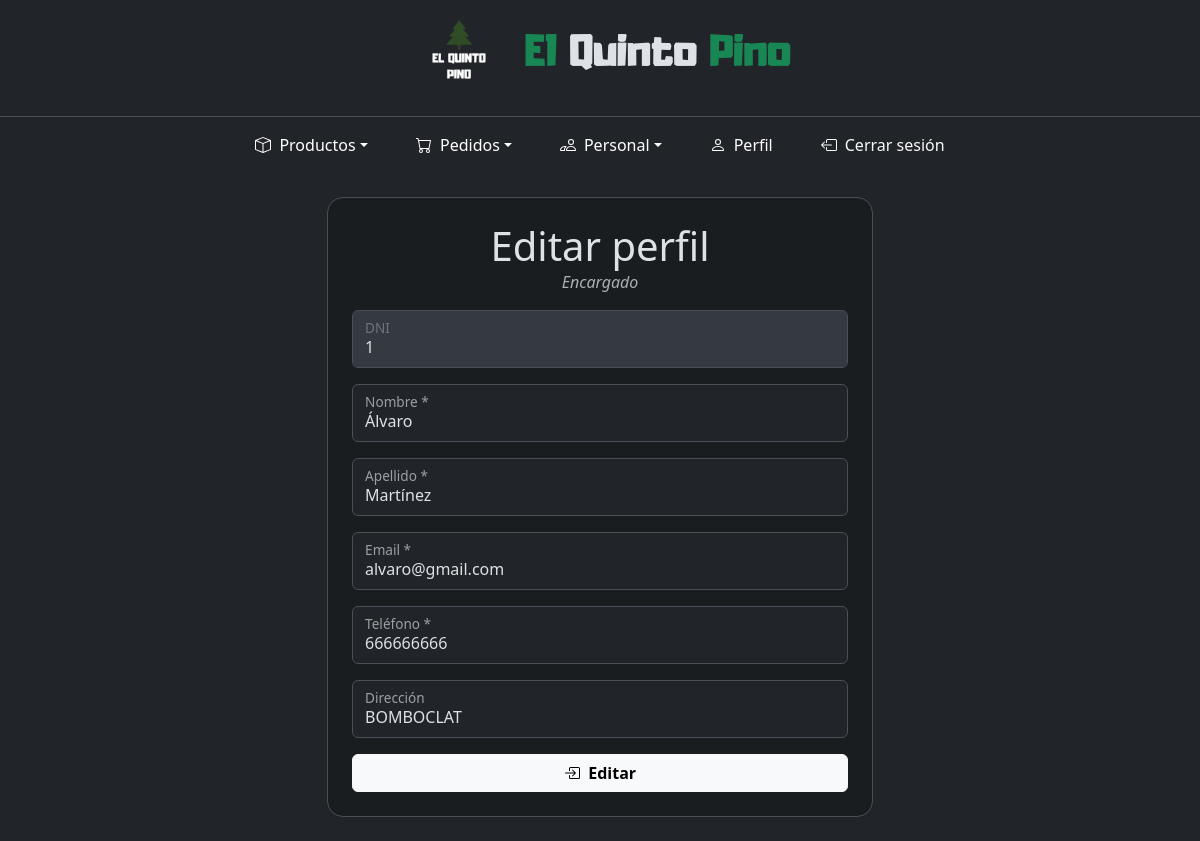
The page /encargado/perfil.php (signed in) on the database as committed earlier.
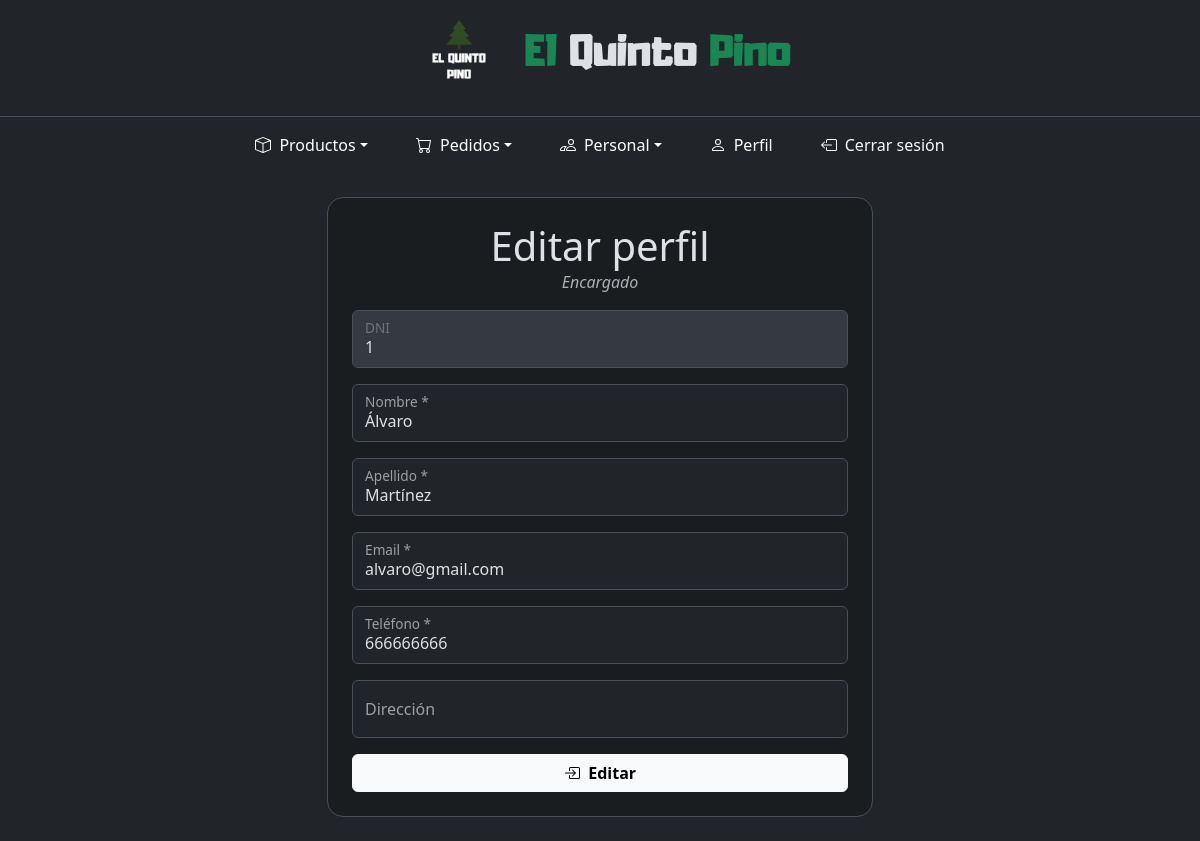
The same page on the database as committed later.
### tables this page shows
CREATE TABLE `usuario` (
  `dni` varchar(255) NOT NULL,
  `password` varchar(255) NOT NULL,
  `nombre` varchar(255) NOT NULL,
  `apellido` varchar(255) NOT NULL,
  `rol` int(11) NOT NULL COMMENT '0- normal\r\n1- camarero\r\n2- encargado',
  `email` varchar(255) NOT NULL,
  `telefono` varchar(255) NOT NULL,
  `direccion` varchar(255) DEFAULT NULL,
  `estado` tinyint(1) NOT NULL COMMENT '0- desbloqueado 1- bloqueado'
);

### encargado/perfil.php (the view, shortened to what this page needs)
<?php
include("../components/conexion.php");
?>
<!DOCTYPE html>
<html lang="es" data-bs-theme="dark">
<head>
    <link rel="stylesheet" href="../bootstrap/css/bootstrap.min.css" />
    <link rel="stylesheet" href="../styles.css" />
</head>
<body>
    <div class="container-fluid min-vh-100 d-flex flex-column">
        <?php
        include("../components/header.php");
        include("navbar.php");
        $dni = $_SESSION["dni"];
        $consulta = "SELECT * FROM usuario WHERE dni = '$dni'";
        $result = mysqli_query($conn, $consulta);
        $row = mysqli_fetch_array($result);
        ?>
        <main class="container my-4 flex-grow-1">
            <div class="row justify-content-center">
                <div class="col-12 col-md-10 col-lg-8 col-xl-6">
                    <section class="bg-dark-subtle border rounded-4 p-3 p-sm-4">
                        <header class="d-flex justify-content-between align-items-center">
                            <h2 class="display-6 m-0 text-center flex-grow-1">Editar perfil</h2>
                        </header>
                        <?php
                        if ($row["rol"] == 2) {
                            echo '<p class="text-muted text-center mb-3"><i>Encargado</i></p>';
                        } else if ($row["rol"] == 1) {
                            echo '<p class="text-muted text-center mb-3"><i>Camarero</i></p>';
                        } else {
                            echo '<p class="text-muted text-center mb-3"><i>Cliente</i></p>';
                        }
                        ?>
                        <div class="row justify-content-center">
                            <form action="editarPerfil.php" method="post" class="col-12">
                                <div class="form-floating mb-3">
                                    <input type="text" class="form-control" id="dni" name="dni" placeholder="dni" value="<?php echo $row["dni"] ?>" disabled required />
                                    <label for="dni">DNI</label>
                                </div>
                                <div class="form-floating mb-3">
                                    <input type="text" class="form-control" id="nombre" name="nombre" placeholder="Nombre" value="<?php echo $row["nombre"] ?>" required />
                                    <label for="nombre">Nombre *</label>
                                </div>
                                <div class="form-floating mb-3">
                                    <input type="text" class="form-control" id="apellido" name="apellido" placeholder="apellido" value="<?php echo $row["apellido"] ?>" required />
                                    <label for="apellido">Apellido *</label>
                                </div>
                                <div class="form-floating mb-3">
                                    <input type="email" class="form-control" id="email" name="email" placeholder="email" value="<?php echo $row["email"] ?>" required />
                                    <label for="email">Email *</label>
                                </div>
                                <div class="form-floating mb-3">
                                    <input type="text" class="form-control" id="telefono" name="telefono" placeholder="telefono" value="<?php echo $row["telefono"] ?>" required />
                                    <label for="telefono">Teléfono *</label>
                                </div>
                                <div class="form-floating mb-3">
                                    <input type="text" class="form-control" id="direccion" name="direccion" placeholder="direccion" value="<?php echo $row["direccion"] ?>" />
                                    <label for="direccion">Dirección</label>
                                </div>
                                <div class="d-grid ">
                                    <button type="submit" class="btn btn-light fw-bold lead d-flex align-items-center justify-content-center">
                                        &nbsp; Editar</button>
                                </div>
                            </form>
                        </div>
                    </section>
                </div>
            </div>
        </main>
    </div>
</body>
</html>

Rows that differ between the two databases and show on the page:
changed usuario "Álvaro": direccion "BOMBOCLAT" → (not shown)
